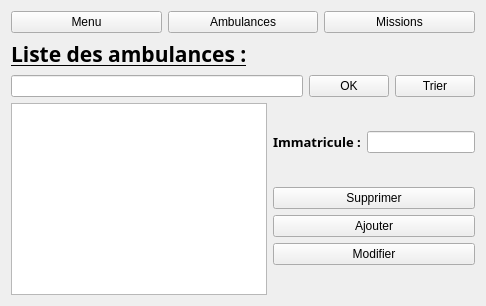
      <widget class="QWidget" name="page_18">
       <layout class="QVBoxLayout" name="verticalLayout_49">
        <item>
         <layout class="QHBoxLayout" name="horizontalLayout_69">
          <item>
           <widget class="QPushButton" name="pushButton_9">
            <property name="text">
             <string>Menu</string>
            </property>
           </widget>
          </item>
          <item>
           <widget class="QPushButton" name="pushButton_11">
            <property name="text">
             <string>Ambulances</string>
            </property>
           </widget>
          </item>
          <item>
           <widget class="QPushButton" name="pushButton_10">
            <property name="text">
             <string>Missions</string>
            </property>
           </widget>
          </item>
         </layout>
        </item>
        <item>
         <widget class="QLabel" name="label_50">
          <property name="font">
           <font>
            <family>Quicksand SemiBold</family>
            <pointsize>16</pointsize>
            <weight>75</weight>
            <bold>true</bold>
            <underline>true</underline>
           </font>
          </property>
          <property name="text">
           <string>Liste des ambulances :</string>
          </property>
         </widget>
        </item>
        <item>
         <layout class="QHBoxLayout" name="horizontalLayout_71">
          <item>
           <widget class="QLineEdit" name="lineEditSRCH"/>
          </item>
          <item>
           <widget class="QPushButton" name="pushButton_9ok">
            <property name="text">
             <string>OK</string>
            </property>
           </widget>
          </item>
          <item>
           <widget class="QPushButton" name="pushButton_21tr">
            <property name="text">
             <string>Trier</string>
            </property>
           </widget>
          </item>
         </layout>
        </item>
        <item>
         <layout class="QHBoxLayout" name="horizontalLayout_73">
          <item>
           <widget class="QTableView" name="tabambulance"/>
          </item>
          <item>
           <layout class="QVBoxLayout" name="verticalLayout_45">
            <item>
             <layout class="QHBoxLayout" name="horizontalLayout_72">
              <item>
               <widget class="QLabel" name="label_51">
                <property name="font">
                 <font>
                  <family>Quicksand SemiBold</family>
                  <pointsize>10</pointsize>
                  <weight>75</weight>
                  <bold>true</bold>
                 </font>
                </property>
                <property name="text">
                 <string>Immatricule :</string>
                </property>
               </widget>
              </item>
              <item>
               <widget class="QLineEdit" name="lineEdit_10_im">
                <property name="sizePolicy">
                 <sizepolicy hsizetype="Maximum" vsizetype="Fixed">
                  <horstretch>0</horstretch>
                  <verstretch>0</verstretch>
                 </sizepolicy>
                </property>
               </widget>
              </item>
             </layout>
            </item>
            <item>
             <layout class="QVBoxLayout" name="verticalLayout_44">
              <item>
               <widget class="QPushButton" name="pushButton_18supp">
                <property name="text">
                 <string>Supprimer</string>
                </property>
               </widget>
              </item>
              <item>
               <widget class="QPushButton" name="pushButtonaj">
                <property name="text">
                 <string>Ajouter</string>
                </property>
               </widget>
              </item>
              <item>
               <widget class="QPushButton" name="pushButton_17mod">
                <property name="text">
                 <string>Modifier</string>
                </property>
               </widget>
              </item>
             </layout>
            </item>
           </layout>
          </item>
         </layout>
        </item>
       </layout>
      </widget>
